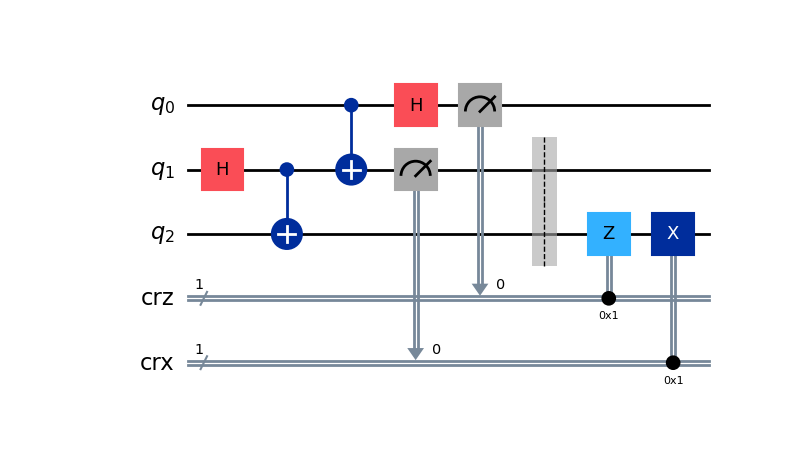

Recreate this plot in Python.
from qiskit import QuantumCircuit, QuantumRegister, ClassicalRegister

# Teleporte quântico
# Referência: https://qiskit.org/textbook/ch-algorithms/teleportation.html

# Definindo os registradores quânticos e clássicos
qr = QuantumRegister(3, name="q")  # Registradores quânticos
crz = ClassicalRegister(1, name="crz")  # Registrador clássico para a medição Z
crx = ClassicalRegister(1, name="crx")  # Registrador clássico para a medição X
teleportation_circuit = QuantumCircuit(qr, crz, crx)

# Preparação do estado inicial (Alice)
teleportation_circuit.h(1)
teleportation_circuit.cx(1, 2)

# Preparação do estado a ser teleportado (Bob)
teleportation_circuit.cx(0, 1)
teleportation_circuit.h(0)

# Medição do estado a ser teleportado e do qubit de Bell (Alice)
teleportation_circuit.measure(0, 0)
teleportation_circuit.measure(1, 1)

# Aplicação das correções de acordo com as medições (Bob)
teleportation_circuit.barrier(qr[1], qr[2])  # Barreira para sincronização
teleportation_circuit.z(2).c_if(crz, 1)  # Correção Z
teleportation_circuit.x(2).c_if(crx, 1)  # Correção X

# Visualização do circuito

imagem = teleportation_circuit.draw(output="mpl", style="iqx")
imagem.savefig("2.png")


